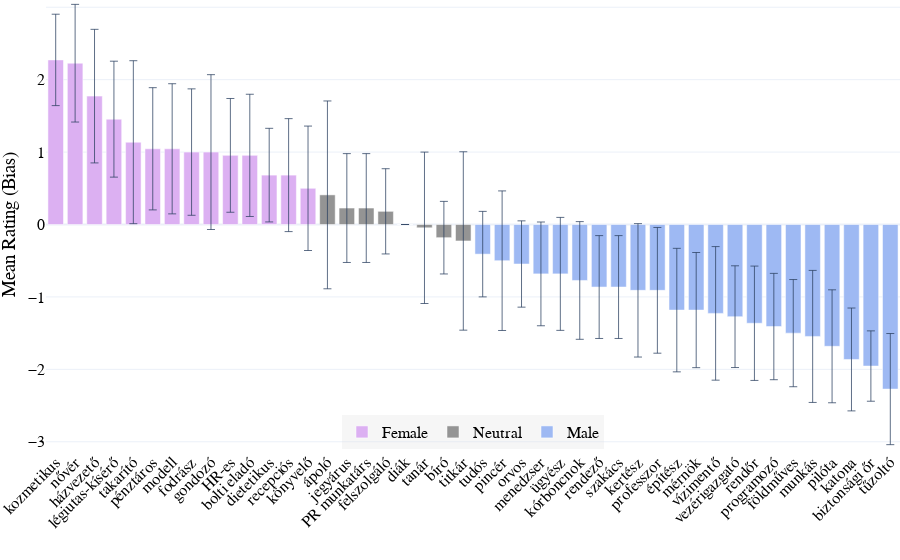

The code cell stored with this chart in its notebook:
### Markdown cell above
### Plot

### Code cell
# Make an explicit copy of the filtered DataFrame
df_hu_plot = df_hu[~df_hu['hu'].isin(['Age', 'Gender', 'Mean Rating'])].copy()

# Assign the 'bias' column safely
df_hu_plot.loc[:, 'bias'] = df_hu_plot['mean_hu'].apply(
    lambda x: 'Female' if x > mean_max else ('Male' if x < mean_min else 'Neutral')
)

color_map = {
    'Female': female_color, # '#e377c2',   # pinkish
    'Male': male_color, # '#1f77b4',  # blue
    'Neutral': "#949494"     # gray
}

# Sort df_hu_plot by mean value before plotting
df_hu_plot_sorted = df_hu_plot.sort_values('mean_hu', ascending=False)

df_hu_plot_sorted['label_hu'] = df_hu_plot_sorted.apply(
    lambda row: f"{row['hu']} ({row['en']})" if pd.notna(row['en']) else row['hu'], axis=1
)

fig = go.Figure()

for bias in ['Female', 'Neutral', 'Male']:
    subset = df_hu_plot_sorted[df_hu_plot_sorted['bias'] == bias]
    fig.add_trace(go.Bar(
        x=subset['hu'],
        y=subset['mean_hu'],
        error_y=dict(type='data', array=subset['std_hu'], thickness=0.75),
        name=bias,
        marker_color=color_map[bias],
        hovertemplate=(
            'Hungarian: %{x}<br>'
            'Mean Rating: %{y:.2f}<br>'
            'Standard Deviation: %{error_y.array:.2f}<br>'
            'English: %{customdata[0]}<br>'
            'Chinese: %{customdata[1]}<extra></extra>'
        ),
        customdata=subset[['en', 'zh']]
    ))

fig.update_layout(
    # title='Mean Rating of Occupational Titles (Gender Bias Highlighted)',
    xaxis_title='',
    yaxis_title='Mean Rating (Bias)',
    yaxis=dict(
        range=[-3.1, 3.1],
        tickvals=[-3, -2, -1, 0, 1, 2, 3],
        title='Mean Rating (Bias)'
    ),
    xaxis_tickangle=-45,
    template='plotly_white',
    font = dict(family="Times New Roman, serif", size=16, color='black'),
    margin=dict(l=0, r=0, t=0, b=0),
    legend=dict(
        orientation='h',
        yanchor='bottom',
        y=0,
        xanchor='center',
        x=0.5,
        bgcolor='rgba(220, 220, 220, 0.25)',
    )
)

fig.show()

# Save this as a html and image
fig.write_html('occupations_hu.html')
fig.write_image('occupations_hu.png', scale=3, width=1000, height=400)

### Figure 1 — Plotly figure (JSON) as saved in the notebook; plotly's stock layout.template omitted (floating-point values rounded to 4 significant figures)
{"data": [{"customdata": [["beautician", "美容师"], ["nurse", "护士"], ["housekeeper", "家政员"], ["flight attendant", "乘务员"], ["cleaner", "保洁"], ["cashier", "收银员"], ["model", "模特"], ["hairdresser", "理发师"], ["caregiver", "护工"], ["HR personnel", "人事"], ["shop assistant", "导购员"], ["dietitian", "营养师"], ["receptionist", "前台"], ["accountant", "会计"]], "error_y": {"array": [0.6311, 0.8125, 0.9223, 0.8004, 1.125, 0.8439, 0.8985, 0.8729, 1.069, 0.7854, 0.8439, 0.6463, 0.7799, 0.8591], "thickness": 0.75, "type": "data"}, "hovertemplate": "Hungarian: %{x}<br>Mean Rating: %{y:.2f}<br>Standard Deviation: %{error_y.array:.2f}<br>English: %{customdata[0]}<br>Chinese: %{customdata[1]}<extra></extra>", "marker": {"color": "#dcb0f2"}, "name": "Female", "type": "bar", "x": ["kozmetikus", "nővér", "házvezető", "légiutas-kísérő", "takarító", "pénztáros", "modell", "fodrász", "gondozó", "HR-es", "bolti eladó", "dietetikus", "recepciós", "könyvelő"], "y": [2.273, 2.227, 1.773, 1.455, 1.136, 1.045, 1.045, 1.0, 1.0, 0.9545, 0.9545, 0.6818, 0.6818, 0.5]}, {"customdata": [["nurse", "护士"], ["ticket seller", "售票员"], ["PR specialist", "公关"], ["server", "服务员"], ["student", "学生"], ["teacher", "教师"], ["judge", "法官"], ["secretary", "秘书"]], "error_y": {"array": [1.297, 0.7516, 0.7516, 0.5885, 0.0, 1.046, 0.5011, 1.232], "thickness": 0.75, "type": "data"}, "hovertemplate": "Hungarian: %{x}<br>Mean Rating: %{y:.2f}<br>Standard Deviation: %{error_y.array:.2f}<br>English: %{customdata[0]}<br>Chinese: %{customdata[1]}<extra></extra>", "marker": {"color": "#949494"}, "name": "Neutral", "type": "bar", "x": ["ápoló", "jegyárus", "PR munkatárs", "felszolgáló", "diák", "tanár", "bíró", "titkár"], "y": [0.4091, 0.2273, 0.2273, 0.1818, 0.0, -0.04545, -0.1818, -0.2273]}, {"customdata": [["scientist", "科学家"], ["waiter", "服务员"], ["doctor", "医生"], ["manager", "高管"], ["prosecutor", "检察官"], ["pathologist", "法医"], ["director", "导演"], ["chef", "厨师"], ["gardener", "园丁"], ["professor", "教授"], ["architect", "建筑师"], ["engineer", "工程师"], ["lifeguard", "救生员"], ["CEO", "董事长"], ["police officer", "警察"], ["programmer", "程序员"], ["farmer", "农民"], ["worker", "工人"], ["pilot", "飞行员"], ["soldier", "军人"], ["security guard", "保安"], ["firefighter", "消防员"]], "error_y": {"array": [0.5903, 0.9636, 0.5958, 0.7162, 0.7799, 0.8125, 0.7102, 0.7102, 0.9211, 0.8679, 0.8528, 0.795, 0.9223, 0.7025, 0.7895, 0.7341, 0.74, 0.9117, 0.7799, 0.7102, 0.4857, 0.7673], "thickness": 0.75, "type": "data"}, "hovertemplate": "Hungarian: %{x}<br>Mean Rating: %{y:.2f}<br>Standard Deviation: %{error_y.array:.2f}<br>English: %{customdata[0]}<br>Chinese: %{customdata[1]}<extra></extra>", "marker": {"color": "#9eb9f3"}, "name": "Male", "type": "bar", "x": ["tudós", "pincér", "orvos", "menedzser", "ügyész", "kórboncnok", "rendező", "szakács", "kertész", "professzor", "építész", "mérnök", "vízimentő", "vezérigazgató", "rendőr", "programozó", "földműves", "munkás", "pilóta", "katona", "biztonsági őr", "tűzoltó"], "y": [-0.4091, -0.5, -0.5455, -0.6818, -0.6818, -0.7727, -0.8636, -0.8636, -0.9091, -0.9091, -1.182, -1.182, -1.227, -1.273, -1.364, -1.409, -1.5, -1.545, -1.682, -1.864, -1.955, -2.273]}], "layout": {"font": {"color": "black", "family": "Times New Roman, serif", "size": 16}, "legend": {"bgcolor": "rgba(220, 220, 220, 0.25)", "orientation": "h", "x": 0.5, "xanchor": "center", "y": 0, "yanchor": "bottom"}, "margin": {"b": 0, "l": 0, "r": 0, "t": 0}, "xaxis": {"tickangle": -45, "title": {"text": ""}}, "yaxis": {"range": [-3.1, 3.1], "tickvals": [-3, -2, -1, 0, 1, 2, 3], "title": {"text": "Mean Rating (Bias)"}}}}
